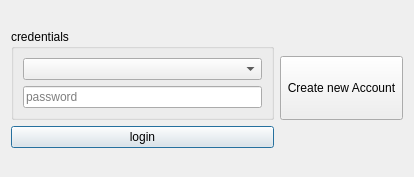
<?xml version="1.0" encoding="UTF-8"?>
<ui version="4.0">
 <class>LoginDialog</class>
 <widget class="QDialog" name="LoginDialog">
  <property name="geometry">
   <rect>
    <x>0</x>
    <y>0</y>
    <width>414</width>
    <height>177</height>
   </rect>
  </property>
  <property name="windowTitle">
   <string>Login to gonzales!</string>
  </property>
  <layout class="QVBoxLayout" name="verticalLayout_3">
   <item>
    <layout class="QHBoxLayout" name="horizontalLayout">
     <item>
      <layout class="QVBoxLayout" name="verticalLayout_2">
       <item>
        <widget class="QGroupBox" name="groupBox">
         <property name="title">
          <string>credentials</string>
         </property>
         <layout class="QVBoxLayout" name="verticalLayout">
          <item>
           <widget class="QComboBox" name="comboBoxAccounts">
            <property name="editable">
             <bool>false</bool>
            </property>
            <property name="currentText">
             <string/>
            </property>
            <property name="maxVisibleItems">
             <number>100</number>
            </property>
           </widget>
          </item>
          <item>
           <widget class="QLineEdit" name="lineEditPassword">
            <property name="echoMode">
             <enum>QLineEdit::Password</enum>
            </property>
            <property name="placeholderText">
             <string>password</string>
            </property>
           </widget>
          </item>
         </layout>
        </widget>
       </item>
       <item>
        <widget class="QPushButton" name="pushButtonLogin">
         <property name="text">
          <string>login</string>
         </property>
        </widget>
       </item>
      </layout>
     </item>
     <item>
      <widget class="QToolButton" name="toolButtonCreateNewAccount">
       <property name="sizePolicy">
        <sizepolicy hsizetype="Maximum" vsizetype="Maximum">
         <horstretch>32</horstretch>
         <verstretch>32</verstretch>
        </sizepolicy>
       </property>
       <property name="minimumSize">
        <size>
         <width>32</width>
         <height>64</height>
        </size>
       </property>
       <property name="text">
        <string>Create new Account</string>
       </property>
      </widget>
     </item>
    </layout>
   </item>
  </layout>
 </widget>
 <tabstops>
  <tabstop>lineEditPassword</tabstop>
  <tabstop>pushButtonLogin</tabstop>
  <tabstop>comboBoxAccounts</tabstop>
  <tabstop>toolButtonCreateNewAccount</tabstop>
 </tabstops>
 <resources/>
 <connections/>
</ui>
